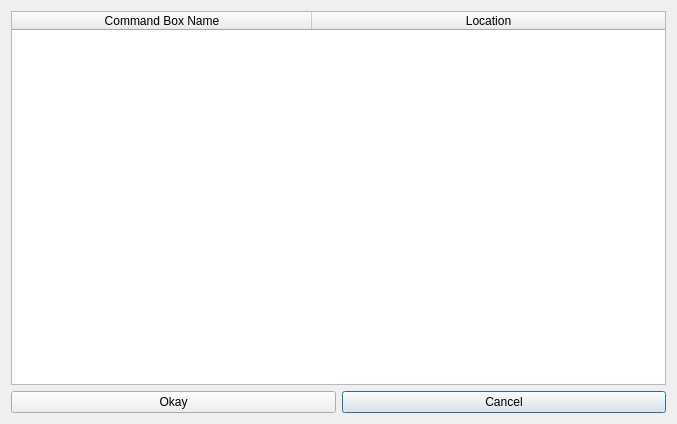
<?xml version="1.0" encoding="UTF-8"?>
<ui version="4.0">
 <class>CommandBoxChoiceDialog</class>
 <widget class="QDialog" name="CommandBoxChoiceDialog">
  <property name="geometry">
   <rect>
    <x>0</x>
    <y>0</y>
    <width>677</width>
    <height>424</height>
   </rect>
  </property>
  <property name="windowTitle">
   <string>Dialog</string>
  </property>
  <layout class="QGridLayout" name="gridLayout">
   <item row="1" column="3">
    <widget class="QPushButton" name="CancelButton">
     <property name="text">
      <string>Cancel</string>
     </property>
    </widget>
   </item>
   <item row="0" column="2" colspan="2">
    <widget class="QTableWidget" name="tableWidget">
     <property name="selectionBehavior">
      <enum>QAbstractItemView::SelectRows</enum>
     </property>
     <property name="columnCount">
      <number>2</number>
     </property>
     <attribute name="horizontalHeaderVisible">
      <bool>true</bool>
     </attribute>
     <attribute name="horizontalHeaderCascadingSectionResizes">
      <bool>false</bool>
     </attribute>
     <attribute name="horizontalHeaderDefaultSectionSize">
      <number>300</number>
     </attribute>
     <attribute name="horizontalHeaderStretchLastSection">
      <bool>true</bool>
     </attribute>
     <column>
      <property name="text">
       <string>Command Box Name</string>
      </property>
      <property name="textAlignment">
       <set>AlignHCenter|AlignVCenter|AlignCenter</set>
      </property>
     </column>
     <column>
      <property name="text">
       <string>Location</string>
      </property>
      <property name="textAlignment">
       <set>AlignHCenter|AlignVCenter|AlignCenter</set>
      </property>
     </column>
    </widget>
   </item>
   <item row="1" column="2">
    <widget class="QPushButton" name="OkayButton">
     <property name="text">
      <string>Okay</string>
     </property>
    </widget>
   </item>
  </layout>
 </widget>
 <resources/>
 <connections/>
</ui>
